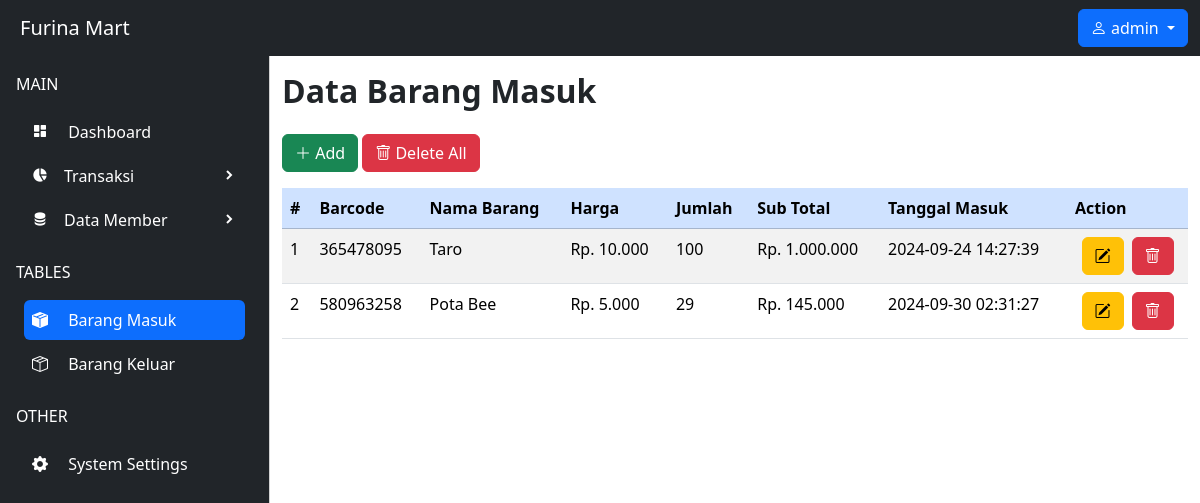
/pemasukan/index.php (signed in), run on the app's committed database.
### tables this page shows
CREATE TABLE `t_barang_masuk` (
  `id` int(11) NOT NULL,
  `barcode` varchar(20) NOT NULL,
  `nama_barang` varchar(255) NOT NULL,
  `harga` int(11) NOT NULL,
  `jumlah_barang` int(11) NOT NULL,
  `tanggal_masuk` timestamp NOT NULL
);

### config/control.php (called while the page is built, shortened)
<?php
include "koneksi.php";
function select($querySelect)
{
  global $koneksi;
  $query = mysqli_query($koneksi, $querySelect);
  $result = [];
  while ($fetch = mysqli_fetch_assoc($query)) {
    $result[] = $fetch;
  }
  return $result;
}

### pemasukan/index.php (the view, shortened to what this page needs)
<?php
include "../config/control.php";
$sqlSelect = select("SELECT * FROM t_barang_masuk");
?>
<!doctype html>
<html lang="en">
<head>
    <link href="https://cdn.jsdelivr.net/npm/bootstrap@5.3.3/dist/css/bootstrap.min.css" rel="stylesheet"
 />
    <link rel="stylesheet" href="https://cdn.jsdelivr.net/npm/bootstrap-icons@1.11.3/font/bootstrap-icons.min.css" />
    <link href="https://unpkg.com/boxicons@2.1.4/css/boxicons.min.css" rel="stylesheet" />
    <link rel="stylesheet" href="https://cdn.datatables.net/2.1.7/css/dataTables.bootstrap5.css">
    <link rel="stylesheet" href="../css/style.css" />
</head>
<body>
    <nav class="navbar navbar-expand-lg navbar-dark bg-dark sticky-top">
        <div class="container-fluid">
            <div class="group d-flex align-items-center">
                <a class="navbar-brand ms-2" href="#">Furina Mart</a>
            </div>
            <div class="dropdown">
                <a class="btn btn-primary dropdown-toggle" href="#" role="button" data-bs-toggle="dropdown"
                    aria-expanded="false">
                    <i class="bi bi-person"></i>
                    <span><?= $_SESSION["login"] ?></span>
                </a>
            </div>
        </div>
    </nav>
    <div class="offcanvas offcanvas-start bg-dark text-white" tabindex="-1" id="offcanvasExample"
        aria-labelledby="offcanvasExampleLabel">
        <div class="offcanvas-body p-0">
            <ul class="navbar-nav px-3 mt-3">
                <p class="text-uppercase">Main</p>
                <li class="px-2 mb-1">
                    <a href="../" class="nav-link p-2 rounded">
                        <span><i class="me-3 bx bxs-dashboard"></i></span>
                        <span>Dashboard</span>
                    </a>
                </li>
                <li class="px-2 mb-1">
                    <a class="p-2 nav-link d-flex align-items-center collapse-link" data-bs-toggle="collapse"
                        href="#collapse-transaksi" role="button" aria-expanded="false" aria-controls="collapseExample">
                        <span><i class="me-3 bx bxs-pie-chart-alt-2"></i></span>
                        <span>Transaksi</span>
                        <span class="right-icon ms-auto"><i class="bx bxs-chevron-right"></i></span>
                    </a>
                </li>
                <li class="px-2 mb-1">
                    <a class="p-2 nav-link d-flex align-items-center collapse-link" data-bs-toggle="collapse"
                        href="#collapse-Member" aria-expanded="false" role="button" aria-controls="collapseExample">
                        <span><i class="me-3 bx bxs-data"></i></span>
                        <span>Data Member</span>
                        <span class="right-icon ms-auto"><i class="bx bxs-chevron-right"></i></span>
                    </a>
                </li>
                <p class="text-uppercase mt-3">Tables</p>
                <li class="px-2 mb-1">
                    <a href="" class="p-2 bg-primary rounded nav-link">
                        <span><i class="me-3 bi bi-box-seam-fill"></i></span>
                        <span>Barang Masuk</span>
                    </a>
                </li>
                <li class="px-2 mb-1">
                    <a href="../pengeluaran/" class="p-2 nav-link">
                        <span><i class="me-3 bi bi-box-seam"></i></span>
                        <span>Barang Keluar</span>
                    </a>
                </li>
                <p class="text-uppercase mt-3">Other</p>
                <li class="px-2 mb-1">
                    <a href="" class="p-2 nav-link">
                        <span><i class="me-3 bi bi-gear-fill"></i></span>
                        <span>System Settings</span>
                    </a>
                </li>
            </ul>
        </div>
    </div>
    <main class="my-3">
        <div class="container">
            <div class="row mb-3">
                <div class="col-md-12">
                    <h2 class="fw-bold">Data Barang Masuk</h2>
                </div>
            </div>
            <div class="row">
                <div class="col-md-12 mb-3">
                    <button type="button" class="btn btn-success" data-bs-toggle="modal" data-bs-target="#modalTambah">
                        <span><i class="bi bi-plus-lg"></i></span>
                        <span>Add</span>
                    </button>
                    <button type="button" class="btn btn-danger" data-bs-toggle="modal" data-bs-target="#modalHapus">
                        <span><i class="bi bi-trash"></i></span>
                        <span>Delete All</span>
                    </button>
                </div>
            </div>
            <div class="row">
                <div class="col-md-12">
                    <div class="table-responsive-md">
                        <table class="table table-striped" id="table">
                            <thead>
                                <tr class="table-primary">
                                    <th>#</th>
                                    <th>Barcode</th>
                                    <th>Nama Barang</th>
                                    <th>Harga</th>
                                    <th>Jumlah</th>
                                    <th>Sub Total</th>
                                    <th>Tanggal Masuk</th>
                                    <th>Action</th>
                                </tr>
                            </thead>
                            <tbody>
                                <?php $i = 1; ?>
                                <?php foreach ($sqlSelect as $data): ?>
                                <?php $subTotal =
                                  $data["harga"] * $data["jumlah_barang"]; ?>
                                <tr>
                                    <td><?= $i++ ?></td>
                                    <td><?= $data["barcode"] ?></td>
                                    <td><?= $data["nama_barang"] ?></td>
                                    <td>Rp. <?= number_format(
                                      $data["harga"],
                                      0,
                                      ",",
                                      "."
                                    ) ?></td>
                                    <td><?= $data["jumlah_barang"] ?></td>
                                    <td>Rp. <?= number_format(
                                      $subTotal,
                                      0,
                                      ",",
                                      "."
                                    ) ?></td>
                                    <td><?= $data["tanggal_masuk"] ?></td>
                                    <td>
                                        <div
                                            class="action-group d-flex gap-2 justify-content-center align-items-center">
                                            <span class="btn btn-warning" data-bs-toggle="modal"
                                                data-bs-target="#modalEdit<?= $i ?>"><i
                                                    class="bi bi-pencil-square"></i></span>
                                            <span class="btn btn-danger" data-bs-toggle="modal"
                                                data-bs-target="#modalHapus<?= $i ?>"><i class="bi bi-trash"></i></span>
                                        </div>
                                    </td>
                                </tr>
                                <?php endforeach; ?>
                            </tbody>
                        </table>
                    </div>
                </div>
            </div>
        </div>
    </main>
</body>
</html>

### css/style.css (style rules this page uses)
:root { --offcanvas-width: 270px; --topNavbarHeight: 56px; }
div#offcanvasExample { width: var(--offcanvas-width); }
.collapse-link .right-icon { transition: 0.3s ease; }
@media only screen and (min-width: 992px) { div#offcanvasExample { transform: none; visibility: visible !important; top: var(--topNavbarHeight); height: calc(100% - var(--topNavbarHeight)); } }
@media only screen and (min-width: 992px) { main { margin-left: var(--offcanvas-width); } }

### data on the page
t_barang_masuk: barcode "365478095", nama_barang "Taro", harga "10.000", jumlah_barang "100", subTotal "1.000.000", tanggal_masuk "2024-09-24 14:27:39"
t_barang_masuk: barcode "580963258", nama_barang "Pota Bee", harga "5.000", jumlah_barang "29", subTotal "145.000", tanggal_masuk "2024-09-30 02:31:27"

### other printed values
$_SESSION["login"] "admin"
